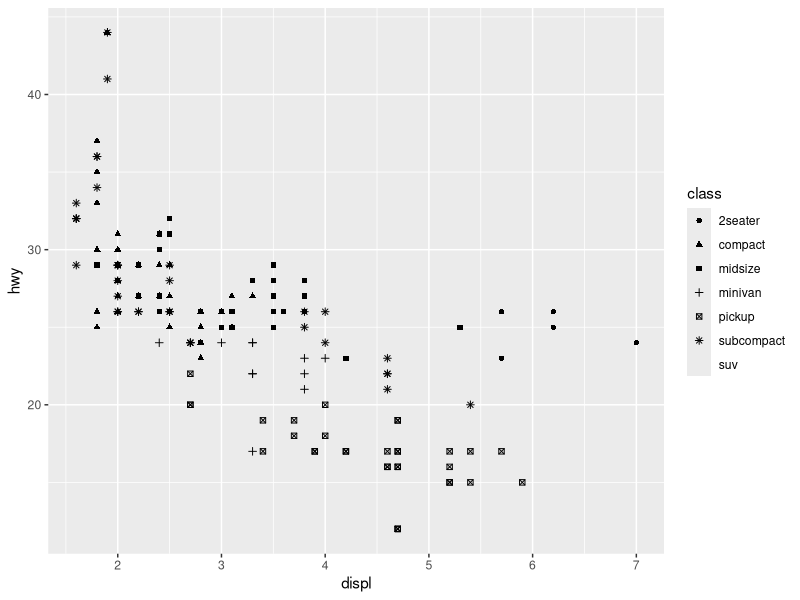

Source code (R):
# importing libraries
library(tidyverse)
library(ggplot2)

# importing data
mpg = ggplot2::mpg

# right
ggplot(data = mpg) + 
  geom_point(mapping = aes(x = displ, y = hwy, shape = class))


